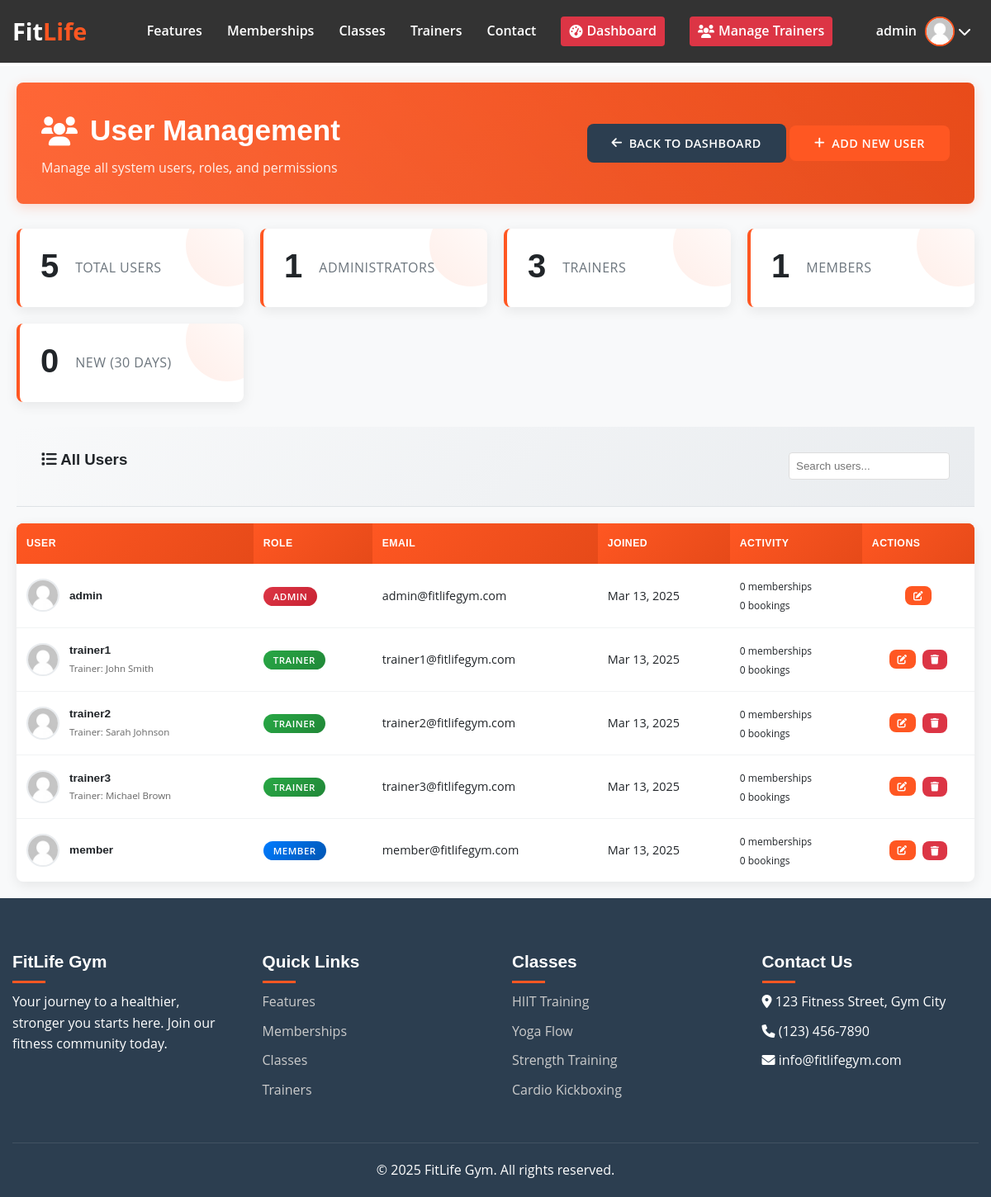
The app's page /pages/admin-users.php (signed in) with its own data.
### tables this page shows
CREATE TABLE IF NOT EXISTS users (
    id INT AUTO_INCREMENT PRIMARY KEY,
    username VARCHAR(50) NOT NULL UNIQUE,
    password VARCHAR(255) NOT NULL,
    email VARCHAR(100) NOT NULL UNIQUE,
    role ENUM('admin', 'member', 'trainer') NOT NULL DEFAULT 'member',
    profile_image VARCHAR(255) DEFAULT NULL,
    created_at TIMESTAMP DEFAULT CURRENT_TIMESTAMP
);

### pages/admin-users.php (the view, shortened to what this page needs)
<?php
$pdo = getConnection();
$base_url = '../';
try {
    $users_query = "
        SELECT
            u.*,
            t.name as trainer_name,
            (SELECT COUNT(*) FROM user_memberships um WHERE um.user_id = u.id) as membership_count,
            (SELECT COUNT(*) FROM class_bookings cb WHERE cb.user_id = u.id) as booking_count,
            (SELECT MAX(created_at) FROM class_bookings cb WHERE cb.user_id = u.id) as last_booking
        FROM users u
        LEFT JOIN trainers t ON u.id = t.user_id
        ORDER BY u.created_at DESC
    ";
    $users_stmt = $pdo->query($users_query);
    $users = $users_stmt->fetchAll(PDO::FETCH_ASSOC);
    $stats_query = "
        SELECT
            COUNT(*) as total_users,
            COUNT(CASE WHEN role = 'admin' THEN 1 END) as admin_count,
            COUNT(CASE WHEN role = 'trainer' THEN 1 END) as trainer_count,
            COUNT(CASE WHEN role = 'member' THEN 1 END) as member_count,
            COUNT(CASE WHEN created_at >= DATE_SUB(NOW(), INTERVAL 30 DAY) THEN 1 END) as new_users_30d
        FROM users
    ";
    $stats_stmt = $pdo->query($stats_query);
    $user_stats = $stats_stmt->fetch(PDO::FETCH_ASSOC);
} catch (Exception $e) {
    $error_message = "Error loading users: " . $e->getMessage();
}
?>
<!DOCTYPE html>
<html lang="en">
<head>
    <link rel="stylesheet" href="../assets/css/styles.css">
    <link rel="stylesheet" href="../assets/css/navbar.css">
    <link rel="stylesheet" href="../assets/css/footer.css">
    <link rel="stylesheet" href="../assets/css/admin.css">
    <link rel="stylesheet" href="https://cdnjs.cloudflare.com/ajax/libs/font-awesome/6.0.0/css/all.min.css">
</head>
<body>
    <?php include_once __DIR__ . '/../includes/components/navbar.php'; ?>
    <div class="admin-container">
        <div class="admin-header">
            <div>
                <h1><i class="fas fa-users"></i> User Management</h1>
                <p>Manage all system users, roles, and permissions</p>
            </div>
            <div>
                <a href="admin-dashboard.php" class="btn btn-secondary">
                    <i class="fas fa-arrow-left"></i> Back to Dashboard
                </a>
                <button onclick="openCreateModal()" class="btn btn-primary">
                    <i class="fas fa-plus"></i> Add New User
                </button>
            </div>
        </div>
        <div class="stats-grid">
            <div class="stat-card total">
                <h2 class="stat-number"><?php echo $user_stats['total_users'] ?? 0; ?></h2>
                <p class="stat-label">Total Users</p>
            </div>
            <div class="stat-card admin">
                <h2 class="stat-number"><?php echo $user_stats['admin_count'] ?? 0; ?></h2>
                <p class="stat-label">Administrators</p>
            </div>
            <div class="stat-card trainer">
                <h2 class="stat-number"><?php echo $user_stats['trainer_count'] ?? 0; ?></h2>
                <p class="stat-label">Trainers</p>
            </div>
            <div class="stat-card member">
                <h2 class="stat-number"><?php echo $user_stats['member_count'] ?? 0; ?></h2>
                <p class="stat-label">Members</p>
            </div>
            <div class="stat-card new">
                <h2 class="stat-number"><?php echo $user_stats['new_users_30d'] ?? 0; ?></h2>
                <p class="stat-label">New (30 days)</p>
            </div>
        </div>
        <div class="users-section">
            <div class="section-header">
                <h3><i class="fas fa-list"></i> All Users</h3>
                <div>
                    <input type="text" id="searchUsers" placeholder="Search users..." style="padding: 8px; border: 1px solid #ddd; border-radius: 4px;">
                </div>
            </div>
            <?php if (empty($users)): ?>
                <p>No users found.</p>
            <?php else: ?>
                <table class="admin-table users-table" id="usersTable">
                    <thead>
                        <tr>
                            <th>USER</th>
                            <th>ROLE</th>
                            <th>EMAIL</th>
                            <th>JOINED</th>
                            <th>ACTIVITY</th>
                            <th>ACTIONS</th>
                        </tr>
                    </thead>
                    <tbody>
                        <?php foreach ($users as $user): ?>
                            <tr>
                                <td>
                                    <div class="user-info">
                                        <img src="<?php echo !empty($user['profile_image']) ? $base_url . $user['profile_image'] : $base_url . 'assets/images/default-avatar.png'; ?>"
                                             alt="<?php echo htmlspecialchars($user['username']); ?>" class="user-avatar">
                                        <div class="user-details">
                                            <h5><?php echo htmlspecialchars($user['username']); ?></h5>
                                            <?php if ($user['trainer_name']): ?>
                                                <p>Trainer: <?php echo htmlspecialchars($user['trainer_name']); ?></p>
                                            <?php endif; ?>
                                        </div>
                                    </div>
                                </td>
                                <td>
                                    <span class="role-badge role-<?php echo $user['role']; ?>">
                                        <?php echo ucfirst($user['role']); ?>
                                    </span>
                                </td>
                                <td><?php echo htmlspecialchars($user['email']); ?></td>
                                <td><?php echo date('M j, Y', strtotime($user['created_at'])); ?></td>
                                <td>
                                    <small>
                                        <?php echo $user['membership_count']; ?> memberships<br>
                                        <?php echo $user['booking_count']; ?> bookings
                                    </small>
                                </td>
                                <td>
                                    <div class="action-buttons">
                                        <button onclick="editUser(<?php echo $user['id']; ?>)" class="btn btn-sm btn-primary" title="Edit User">
                                            <i class="fas fa-edit"></i>
                                        </button>
                                        <?php if ($user['id'] != $_SESSION['user_id']): ?>
                                            <form method="POST" style="display: inline;" onsubmit="return confirm('Are you sure you want to delete this user?')">
                                                <button type="submit" class="btn btn-sm btn-danger" title="Delete User">
                                                    <i class="fas fa-trash"></i>
                                                </button>
                                            </form>
                                        <?php endif; ?>
                                    </div>
                                </td>
                            </tr>
                        <?php endforeach; ?>
                    </tbody>
                </table>
            <?php endif; ?>
        </div>
    </div>
    <?php include_once __DIR__ . '/../includes/components/footer.php'; ?>
</body>
</html>

### records on screen
users: username "admin", role "ADMIN", email "admin@fitlifegym.com", created_at "Mar 13, 2025", membership_count "0", booking_count "0"
users: username "trainer1", trainer_name "John Smith", role "TRAINER", email "trainer1@fitlifegym.com", created_at "Mar 13, 2025", membership_count "0", booking_count "0"
users: username "trainer2", trainer_name "Sarah Johnson", role "TRAINER", email "trainer2@fitlifegym.com", created_at "Mar 13, 2025", membership_count "0", booking_count "0"
users: username "trainer3", trainer_name "Michael Brown", role "TRAINER", email "trainer3@fitlifegym.com", created_at "Mar 13, 2025", membership_count "0", booking_count "0"
users: username "member", role "MEMBER", email "member@fitlifegym.com", created_at "Mar 13, 2025", membership_count "0", booking_count "0"

### other values on screen
$username "admin"
$user_stats['total_users'] "5"
$user_stats['admin_count'] "1"
$user_stats['trainer_count'] "3"
$user_stats['member_count'] "1"
$user_stats['new_users_30d'] "0"
